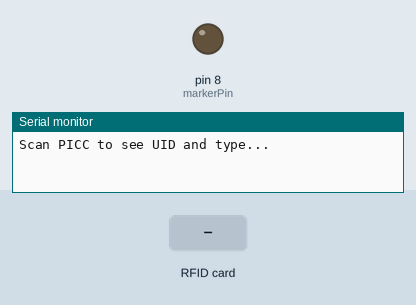
This sketch was run on a simulated Arduino Uno, built with avr-gcc and run on an emulated ATmega328P. On the bench: output pins drawn as LEDs (lit = HIGH), the last lines printed to the serial monitor. The inputs (shaded band) are chosen by the test bench. Pins used as bus, display or sensor lines are not drawn.

Above: at 1.2 s.
1.3 s: RFID card 5E 7A 19 C4 held to the reader
At 1.6 s:
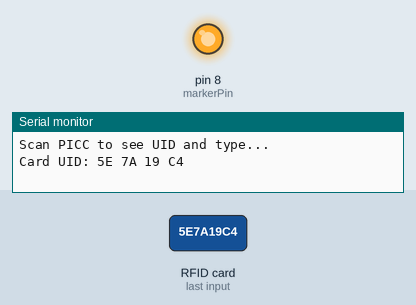
Timing chart, 0 to 4.3 s (numbered marks = the images above; inputs shaded):
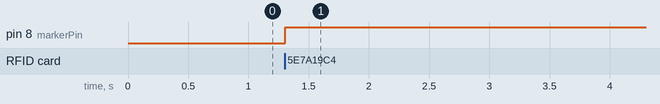

The sketch:

RFID.ino
```cpp
#include <SPI.h>
#include <MFRC522.h>

#define SS_PIN 10
#define RST_PIN 9
MFRC522 mfrc522(SS_PIN, RST_PIN);  // Create MFRC522 instance.

int markerPin = 8;

byte lastUid[10];

void setup() {
  Serial.begin(9600); // Initialize serial communications with the PC
  SPI.begin();      // Init SPI bus
  mfrc522.PCD_Init(); // Init MFRC522 card
  pinMode(markerPin, OUTPUT);
  digitalWrite(markerPin, LOW);
  memset(lastUid, 0, 10);
  Serial.println("Scan PICC to see UID and type...");
}

void loop() {
  // Look for new cards
  if ( !mfrc522.PICC_IsNewCardPresent()) {
    return;
  }

  // Select one of the cards
  if ( !mfrc522.PICC_ReadCardSerial()) {
    return;
  }

  int uidSize = mfrc522.uid.size;
  byte uid[10];

  memcpy(uid, mfrc522.uid.uidByte, uidSize);

  if (memcmp(lastUid, uid, uidSize)) {
    memcpy(lastUid, uid, uidSize);
    digitalWrite(markerPin, HIGH);

    Serial.print(F("Card UID:"));
    for (byte i = 0; i < uidSize; i++) {
      if(uid[i] < 0x10)
        Serial.print(F(" 0"));
      else
        Serial.print(F(" "));

      Serial.print(uid[i], HEX);
    }
    Serial.println("");
  } else {
    digitalWrite(markerPin, LOW);
  }
}
```

Measured:
- after the input at 1.3 s, pin 8 (markerPin): LOW → HIGH at once
